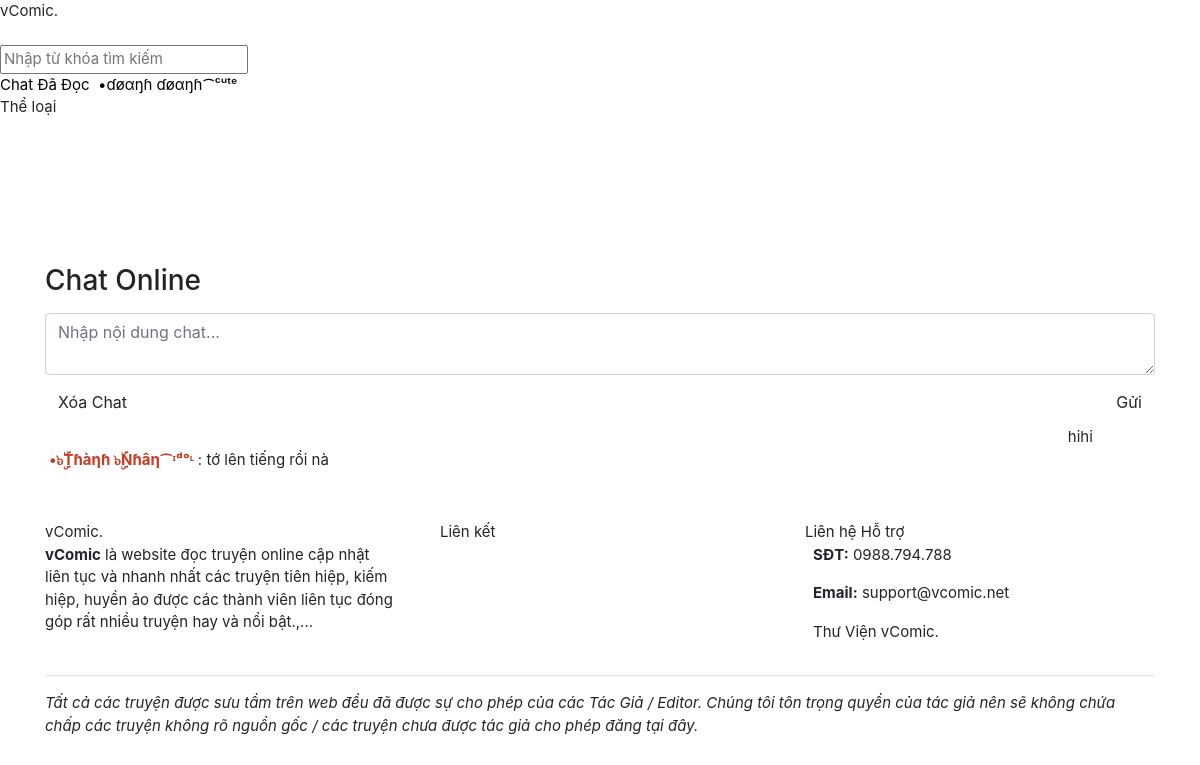
Page /modules/chat/chat.php (signed in) on the committed database.
### tables this page shows
CREATE TABLE `users` (
  `id` int(11) NOT NULL,
  `username` varchar(255) NOT NULL,
  `email` varchar(255) NOT NULL,
  `password` varchar(255) NOT NULL,
  `role` tinyint(4) NOT NULL DEFAULT 0,
  `fullname` varchar(255) NOT NULL,
  `gender` varchar(2) NOT NULL,
  `gold` int(11) NOT NULL DEFAULT 0,
  `coin` int(11) NOT NULL DEFAULT 0,
  `birthday` int(11) NOT NULL,
  `cover` varchar(255) NOT NULL,
  `avatar` varchar(255) NOT NULL,
  `recover_code` varchar(255) NOT NULL,
  `recover_time` int(11) NOT NULL,
  `login_at` int(11) NOT NULL,
  `created_at` int(11) NOT NULL
);

CREATE TABLE `chats` (
  `id` int(11) NOT NULL,
  `msg` varchar(255) NOT NULL,
  `user_id` int(11) NOT NULL,
  `created_at` int(11) NOT NULL
);

### modules/chat/chat.php (called while the page is built, shortened)
<?php
require_once('system/bootstrap.php');
if (count_chat()) {
	$data_chat = get_chat(count_chat());
}
require_once('themes/' . THEME . '/layout/head.php');
require_once('themes/' . THEME . '/templates/chat.php');
require_once('themes/' . THEME . '/layout/end.php');

### system/bootstrap.php (called while the page is built, shortened)
<?php
require_once('functions.php');
if (isset($_SESSION['username'])) {
    $username = trim($_SESSION['username']);
    $_user = get_info($username);
    if ($_user) {
        $user = $_user;
        $user_id = $user['id'];
    }
}

### themes/colab/templates/chat.php (the view, shortened to what this page needs)
<section>
    <div class="container pt-5">
        <h3>Chat Online</h3>
        <form class="chatbox my-3" method="POST">
            <textarea class="form-control" name="msg" placeholder="Nhập nội dung chat..." required></textarea>
            <div class="toolbar position-relative pt-2" style="min-height: 35px;">
                <div class="float-left">
<?php if ($user['role'] > 0): ?>
                    <a href="/chat/clear" class="btn btn-custom">Xóa Chat</a>
<?php endif ?>
                </div>
                <div class="float-right">
                    <button type="submit" class="btn btn-custom chat-button">Gửi</button>
                </div>
            </div>
        </form>
        <div class="chat-mess-list my-3">
<?php if (count_chat()):
    foreach ($data_chat as $data):
        $data_user_chat = get_user_chat($data['user_id']);
?>
            <div class="text-<?= ($user_id == $data['user_id']) ? 'right' : 'left' ?>">
                <div class="media" title="<?= date('H:i | d-m-Y', $data['created_at']) ?>">
                    <div class="media-body mr-3">
                        <div class="chat-content">
                        <?= ($user_id != $data['user_id']) ? '<img class="lazy avatar-sm" data-original="' . get_avatar($data_user_chat['id']) . '" />
                            <a href="/' . $data_user_chat['username'] . '"><b>' . display_name($data_user_chat['role'], $data_user_chat['fullname']) . '</b></a>:' : '' ?>
                            <?= $data['msg'] ?>
                            <?= ($user['role'] > 0) ? '<a href="/chat/del/' . $data['id'] . '"><i class="fal fa-trash-alt btn btn-custom ml-3"></i></a>' : '' ?>
                        </div>
                    </div>
                </div>
            </div>
<?php endforeach;
else: ?>
                    <p>Chưa có ai lên tiếng!!!</p>
<?php endif ?>
        </div>
    </div>
</section>

### themes/colab/layout/head.php (shortened to what this page needs)
<!DOCTYPE html>
<html lang="vi">
<head>
	<link rel="stylesheet" href="<?= SITE_URL ?>/assets/css/all.min.css?ver=<?= VERSION ?>" />
	<link rel="stylesheet" href="<?= SITE_URL ?>/assets/css/bootstrap.min.css?ver=<?= VERSION ?>" />
	<link rel="stylesheet" href="<?= SITE_URL ?>/themes/<?= THEME ?>/css/swiper.min.css?ver=<?= VERSION ?>" />
	<link rel="stylesheet" href="<?= SITE_URL ?>/themes/<?= THEME ?>/css/custom.css?ver=<?= VERSION ?>" />
</head>
<body>
    <section class="loading">
        <div class="loading-content">
            <div class="loader">
                <div class="logo">
                    vComic.
                </div>
            </div>
        </div>
    </section>
    <header style="margin-bottom: 52px;">
        <nav class="custom-nav">
            <div class="custom-nav-brand">
                <a href="/" class="text-white">vComic.</a>
            </div>
            <div class="custom-nav-search">
                <form method="GET">
                    <input type="text" class="nav-search-input" name="search" id="search" placeholder="Nhập từ khóa tìm kiếm" />
                </form>
            </div>
            <div class="custom-nav-item">
                <div class="custom-nav-list">
    <?php if ($user_id): ?>
                    <a class="item" href="/chat">
                        <i class="fal fa-comment-alt-lines"></i> Chat
                    </a>
                    <a class="item" href="/story/read">
                        <i class="far fa-history"></i> Đã Đọc
                    </a>
                    <a class="item" href="/profile">
                        <img class="lazy avatar-sm" data-original="/uploads/avatar/<?= $user['avatar'] ?>?t=<?= time() ?>"> <?= $user['fullname'] ?>
                    </a>
    <?php endif ?>
                    <div class="item cursor">
                        <i class="fal fa-list"></i> <span class="list-title">Thể loại</span>
                        <div class="more-item category">
                            <div class="row text-center">
    <?php if (get_categories()): ?>
    <?php foreach (get_categories() as $list_cate): ?>
                                <div class="col-6 sub px-2">
                                    <a href="/category/<?= $list_cate['slug'] ?>" class="text-white"><?= $list_cate['name'] ?></a>
                                </div>
    <?php endforeach ?>
    <?php else: ?>
                                <div class="col-12 sub px-2">
                                    <a href="#" class="text-white">Chưa có danh mục nào!</a>
                                </div>
    <?php endif ?>
                            </div>
                        </div>
                    </div>
                </div>
            </div>
        </nav>
    </header>

### system/functions.php (shortened to what this page needs)
<?php
function display_name($role, $name)
{
    if ($role == 3) {
        return '<font color="#B8007F" title="VIP Member">' . $name . ' <i class="fas fa-gem"></i></font>';
    } else if ($role == 4) {
        return '<font color="#10EDF5" title="Tác Giả">' . $name . ' <i class="fal fa-pen-fancy"></i></font>';
    } else if ($role == 7) {
        return '<font color="#7343A9" title="Mod">' . $name . ' <i class="fal fa-badge-check"></i></font>';
    } else if ($role == 8) {
        return '<font color="#8FC1A9" title="Super Admin">' . $name . ' <i class="fal fa-badge-check"></i></font>';
    } else if ($role == 9) {
        return '<font color="#C33C23" title="Người Quản Trị">' . $name . ' <i class="fas fa-badge-check"></i></font>';
    } else {
        return $name;
    }
}
$per_page = 20;
function get_page($total, $return = 0)
{
    global $per_page;
    $page = isset($_GET['page']) ? abs(intval($_GET['page'])) : 1;
    $max_page = ceil($total / $per_page);
    return ' LIMIT ' . $per_page . ' OFFSET ' . (($page - 1) * $per_page);
}

### rows in the picture
users: fullname "•ɗøαŋɦ ɗøαŋɦ⁀ᶜᵘᵗᵉ"
chats: msg "hihi"
chats: user.fullname "•๖ۣۜTɦàηɦ ๖ۣۜNɦâη⁀ᶦᵈᵒᶫ", msg "tớ lên tiếng rồi nà"
